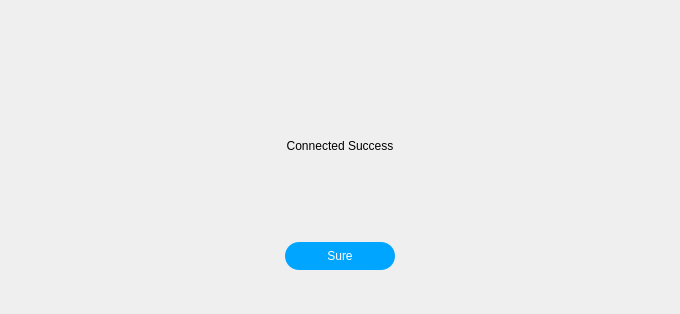
<?xml version="1.0" encoding="UTF-8"?>
<ui version="4.0">
 <class>ConnectionSuccessWidget</class>
 <widget class="QWidget" name="ConnectionSuccessWidget">
  <property name="geometry">
   <rect>
    <x>0</x>
    <y>0</y>
    <width>680</width>
    <height>314</height>
   </rect>
  </property>
  <property name="windowTitle">
   <string>Form</string>
  </property>
  <layout class="QGridLayout" name="gridLayout">
   <property name="leftMargin">
    <number>0</number>
   </property>
   <property name="topMargin">
    <number>0</number>
   </property>
   <property name="rightMargin">
    <number>0</number>
   </property>
   <property name="bottomMargin">
    <number>0</number>
   </property>
   <property name="spacing">
    <number>0</number>
   </property>
   <item row="0" column="1">
    <spacer name="verticalSpacer_2">
     <property name="orientation">
      <enum>Qt::Vertical</enum>
     </property>
     <property name="sizeType">
      <enum>QSizePolicy::Minimum</enum>
     </property>
     <property name="sizeHint" stdset="0">
      <size>
       <width>20</width>
       <height>130</height>
      </size>
     </property>
    </spacer>
   </item>
   <item row="1" column="0">
    <spacer name="horizontalSpacer">
     <property name="orientation">
      <enum>Qt::Horizontal</enum>
     </property>
     <property name="sizeHint" stdset="0">
      <size>
       <width>281</width>
       <height>20</height>
      </size>
     </property>
    </spacer>
   </item>
   <item row="1" column="1">
    <layout class="QVBoxLayout" name="verticalLayout">
     <item>
      <widget class="QLabel" name="label">
       <property name="text">
        <string>Connected Success</string>
       </property>
       <property name="alignment">
        <set>Qt::AlignCenter</set>
       </property>
      </widget>
     </item>
     <item>
      <spacer name="verticalSpacer">
       <property name="orientation">
        <enum>Qt::Vertical</enum>
       </property>
       <property name="sizeType">
        <enum>QSizePolicy::Minimum</enum>
       </property>
       <property name="sizeHint" stdset="0">
        <size>
         <width>20</width>
         <height>80</height>
        </size>
       </property>
      </spacer>
     </item>
     <item>
      <widget class="QPushButton" name="successBtn">
       <property name="styleSheet">
        <string notr="true">QPushButton{
width:110px;
color: rgb(255, 255, 255);
height:28px;
border-radius:14px 14px 14px 14px;
background-color: rgb(0, 165, 255);
}
QPushButton:hover{
background-color: rgb(85, 255, 255);
}
QPushButton:pressed{
background-color: rgb(144, 144, 144);
}</string>
       </property>
       <property name="text">
        <string>Sure</string>
       </property>
      </widget>
     </item>
    </layout>
   </item>
   <item row="1" column="2">
    <spacer name="horizontalSpacer_2">
     <property name="orientation">
      <enum>Qt::Horizontal</enum>
     </property>
     <property name="sizeHint" stdset="0">
      <size>
       <width>281</width>
       <height>20</height>
      </size>
     </property>
    </spacer>
   </item>
   <item row="2" column="1">
    <spacer name="verticalSpacer_3">
     <property name="orientation">
      <enum>Qt::Vertical</enum>
     </property>
     <property name="sizeType">
      <enum>QSizePolicy::Minimum</enum>
     </property>
     <property name="sizeHint" stdset="0">
      <size>
       <width>20</width>
       <height>44</height>
      </size>
     </property>
    </spacer>
   </item>
  </layout>
 </widget>
 <resources/>
 <connections/>
</ui>
